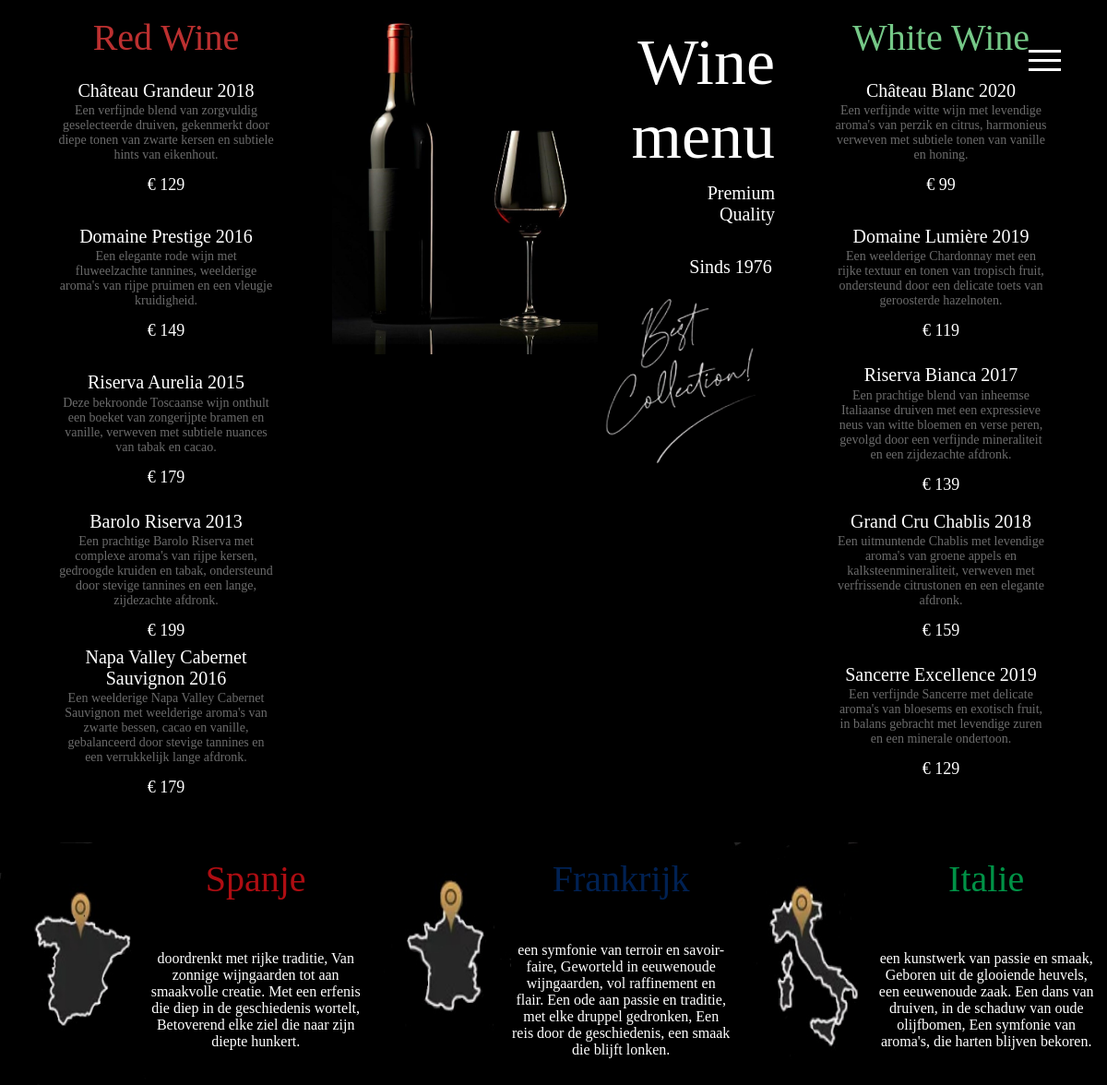
The page /wijnkaart.php on the database its author committed.
### tables this page shows
CREATE TABLE `redwine` (
  `titel` varchar(100) NOT NULL,
  `beschrijving` text NOT NULL,
  `prijs` float NOT NULL
);

CREATE TABLE `whitewine` (
  `titel` varchar(100) NOT NULL,
  `beschrijving` text NOT NULL,
  `prijs` float NOT NULL
);

### wijnkaart.php (the view, shortened to what this page needs)
<?php
$servername = "localhost";
$username = "root";
$password = "";
$dbname = "restaurant";
$conn = new mysqli($servername, $username, $password, $dbname);
?>
<!DOCTYPE html>
<html lang="en">
<head>
    <link rel="stylesheet" href="style/wijnkaart.css" />
    <link rel="stylesheet" href="style/navbar.css" />
</head>
<body>
    <div class="container">
        <div class="wijn-1">
            <div class="wijn-1-titel">Red Wine</div>
            <div class="wijn-1-wijn">
                <?php
        $sql = "SELECT titel, beschrijving, prijs FROM redwine";
        $result = $conn->query($sql);
        if ($result->num_rows > 0) {
            while($row = $result->fetch_assoc()) {
                echo "<div class='producten'>";
                echo "<div class='titel'>";
                echo  $row["titel"]. "<br>";
                echo "</div>";
                echo "<div class='beschrijving'>";
                echo  $row["beschrijving"]. "<br>";
                echo "</div>";
                echo "<div class='prijs'>";
                echo  "€ " . $row["prijs"]. "<br><br>";
                echo "</div>";
                echo "</div>";
            }
        } else {
            echo "Geen resultaten gevonden";
        }
        ?>
            </div>
        </div>
        <div class="wijn-2">
            <img class="wine-menu-pic-1" src="fotos/wine-menu.jpg" alt="eten" />
            <div class="wine-menu-titel">Wine <br>menu</div>
            <div class="wine-menu-titel-2">Premium <br>Quality</div>
            <div class="wine-menu-titel-3">Sinds 1976</div>
            <img class="wine-menu-pic-2" src="fotos/Schermafbeelding_2024-03-18_085748-removebg-preview.png"
                alt="eten" />
        </div>
        <div class="wijn-3">
            <div class="wijn-3-titel">White Wine</div>
            <div class="wijn-3-wijn">
                <?php
        $sql = "SELECT titel, beschrijving, prijs FROM whitewine";
        $result = $conn->query($sql);
        if ($result->num_rows > 0) {
            while($row = $result->fetch_assoc()) {
                echo "<div class='producten'>";
                echo "<div class='titel'>";
                echo  $row["titel"]. "<br>";
                echo "</div>";
                echo "<div class='beschrijving'>";
                echo  $row["beschrijving"]. "<br>";
                echo "</div>";
                echo "<div class='prijs'>";
                echo  "€ " . $row["prijs"]. "<br><br>";
                echo "</div>";
                echo "</div>";
            }
        } else {
            echo "Geen resultaten gevonden";
        }
        ?>
            </div>
        </div>
    </div>
    <div class="container-2">
        <div class="landen">
            <div class="spanje">
                <div class="spanje-afbeelding">
                    <img class="spanje-img" src="fotos/paint.jpg" alt="eten" />
                </div>
                <div class="spanje-text">
                    <div class="spanje-text-1">Spanje</div>
                    <div class="spanje-text-2">doordrenkt met rijke traditie,
                        Van zonnige wijngaarden tot aan smaakvolle creatie.
                        Met een erfenis die diep in de geschiedenis wortelt,
                        Betoverend elke ziel die naar zijn diepte hunkert.</div>
                </div>
            </div>
            <div class="frankrijk">
                <div class="frankrijk-afbeelding">
                    <img class="frankrijk-img" src="fotos/france.jpg" alt="eten" />
                </div>
                <div class="frankrijk-text">
                    <div class="frankrijk-text-1">Frankrijk</div>
                    <div class="frankrijk-text-2">een symfonie van terroir en savoir-faire,
                        Geworteld in eeuwenoude wijngaarden, vol raffinement en flair.
                        Een ode aan passie en traditie, met elke druppel gedronken,
                        Een reis door de geschiedenis, een smaak die blijft lonken.</div>
                </div>
            </div>
            <div class="italie">
                <div class="italie-afbeelding">
                    <img class="italie-img" src="fotos/italy.jpg" alt="eten" />
                </div>
                <div class="italie-text">
                    <div class="italie-text-1">Italie</div>
                    <div class="italie-text-2">een kunstwerk van passie en smaak,
                        Geboren uit de glooiende heuvels, een eeuwenoude zaak.
                        Een dans van druiven, in de schaduw van oude olijfbomen,
                        Een symfonie van aroma's, die harten blijven bekoren.</div>
                </div>
            </div>
            <div class="margin"></div>
        </div>
    </div>
</body>
</html>

### style/wijnkaart.css (style rules this page uses)
* { margin: 0; padding: 0; }
.container { width: 100%; height: 100vh; background-color: black; display: flex; }
img { max-width: 100%; }
.wijn-1 { width: 30%; height: 100%; }
.wijn-1-titel { height: 10%; width: 100%; display: flex; align-items: center; justify-content: center; font-size: 40px; color: #bc3030; text-align: center; }
.wijn-1-wijn { width: 100%; height: 90%; display: flex; flex-direction: column; align-items: center; }
.producten { width: 65%; height: 20%; display: flex; justify-content: center; flex-direction: column; align-items: center; margin: 2%; }
.titel { font-size: 20px; color: #ffffff; text-align: center; text-align: center; }
.beschrijving { font-size: 14px; color: #6b6b6b; margin-top: 1%; text-align: center; }
.prijs { font-size: 18px; color: #ffffff; margin-top: 6%; text-align: center; }
.wijn-2 { width: 40%; height: 100%; }
.wine-menu-pic-1 { background-color: #fff; margin-top: 2%; }
.wine-menu-titel { color: #ffffff; margin-top: -75%; margin-left: 63%; font-size: 70px; text-align: end; }
.wine-menu-titel-2 { color: #ffffff; margin-top: 2%; margin-left: 80%; font-size: 20px; text-align: end; }
.wine-menu-titel-3 { color: #ffffff; margin-top: 7%; margin-left: 80%; font-size: 20px; text-align: center; }
.wine-menu-pic-2 { background-color: #fff; margin-left: 60%; }
.wijn-3 { width: 30%; height: 100%; }
.wijn-3-titel { height: 10%; width: 100%; display: flex; align-items: center; justify-content: center; font-size: 40px; color: #75c887; text-align: center; }
.wijn-3-wijn { width: 100%; height: 90%; display: flex; flex-direction: column; align-items: center; }
.container-2 { height: 47vh; width: 100%; background-color: black; display: flex; align-items: end; }
.landen { width: 100%; height: 70%; display: flex; flex-direction: row; }
.margin { width: 1%; height: 100%; }
.spanje { width: 33%; height: 100%; display: flex; flex-direction: row; }
.spanje-afbeelding { width: 40%; height: 100%; display: flex; justify-content: end; }
.spanje-img { min-height: 100%; }
.spanje-text { width: 60%; height: 100%; display: flex; flex-direction: column; }
.spanje-text-1 { width: 100%; height: 30%; color: rgb(174, 13, 18); font-size: 40px; display: flex; align-items: center; justify-content: center; }
.spanje-text-2 { width: 100%; height: 70%; color: #ffffff; font-size: 16px; display: flex; align-items: center; justify-content: center; text-align: center; }
.frankrijk { width: 33%; height: 100%; display: flex; }
.frankrijk-afbeelding { width: 40%; height: 100%; display: flex; justify-content: end; }
.frankrijk-img { min-height: 100%; }
.frankrijk-text { width: 60%; height: 100%; display: flex; flex-direction: column; }
.frankrijk-text-1 { width: 100%; height: 30%; color: #002153; font-size: 40px; display: flex; align-items: center; justify-content: center; }
.frankrijk-text-2 { width: 100%; height: 70%; color: #ffffff; font-size: 16px; display: flex; align-items: center; justify-content: center; text-align: center; }
.italie { width: 33%; height: 100%; display: flex; }
.italie-afbeelding { width: 40%; height: 100%; display: flex; justify-content: end; }
.italie-img { min-height: 100%; }
.italie-text { width: 60%; height: 100%; display: flex; flex-direction: column; }
.italie-text-1 { width: 100%; height: 30%; color: #009246; font-size: 40px; display: flex; align-items: center; justify-content: center; }
.italie-text-2 { width: 100%; height: 70%; color: #ffffff; font-size: 16px; display: flex; align-items: center; justify-content: center; text-align: center; }

### style/navbar.css (style rules this page uses)
.navbar { width: 300px; height: 100%; background-color: #000000; position: fixed; top: 0; right: -300px; display: flex; justify-content: center; align-items: center; border-radius: 20% 0 0 60%; transition: right 0.8s cubic-bezier(1, 0, 0, 1); }
.menu { width: 35px; height: 30px; position: fixed; top: 50px; right: 50px; cursor: pointer; display: flex; flex-direction: column; justify-content: space-around; }
.line { width: 100%; height: 3px; background-color: #ffffff; transition: all 0.8s; }

### rows shown on the page
redwine: titel "Château Grandeur 2018", beschrijving "Een verfijnde blend van zorgvuldig geselecteerde druiven, gekenmerkt door diepe tonen van zwarte kersen en subtiele hints van eikenhout.", prijs "129"
redwine: titel "Domaine Prestige 2016", beschrijving "Een elegante rode wijn met fluweelzachte tannines, weelderige aroma's van rijpe pruimen en een vleugje kruidigheid.", prijs "149"
redwine: titel "Riserva Aurelia 2015", beschrijving "Deze bekroonde Toscaanse wijn onthult een boeket van zongerijpte bramen en vanille, verweven met subtiele nuances van tabak en cacao.", prijs "179"
redwine: titel "Barolo Riserva 2013", beschrijving "Een prachtige Barolo Riserva met complexe aroma's van rijpe kersen, gedroogde kruiden en tabak, ondersteund door stevige tannines en een lange, zijdezachte afdronk.", prijs "199"
redwine: titel "Napa Valley Cabernet Sauvignon 2016", beschrijving "Een weelderige Napa Valley Cabernet Sauvignon met weelderige aroma's van zwarte bessen, cacao en vanille, gebalanceerd door stevige tannines en een verrukkelijk lange afdronk.", prijs "179"
whitewine: titel "Château Blanc 2020", beschrijving "Een verfijnde witte wijn met levendige aroma's van perzik en citrus, harmonieus verweven met subtiele tonen van vanille en honing.", prijs "99"
whitewine: titel "Domaine Lumière 2019", beschrijving "Een weelderige Chardonnay met een rijke textuur en tonen van tropisch fruit, ondersteund door een delicate toets van geroosterde hazelnoten.", prijs "119"
whitewine: titel "Riserva Bianca 2017", beschrijving "Een prachtige blend van inheemse Italiaanse druiven met een expressieve neus van witte bloemen en verse peren, gevolgd door een verfijnde mineraliteit en een zijdezachte afdronk.", prijs "139"
whitewine: titel "Grand Cru Chablis 2018", beschrijving "Een uitmuntende Chablis met levendige aroma's van groene appels en kalksteenmineraliteit, verweven met verfrissende citrustonen en een elegante afdronk.", prijs "159"
whitewine: titel "Sancerre Excellence 2019", beschrijving "Een verfijnde Sancerre met delicate aroma's van bloesems en exotisch fruit, in balans gebracht met levendige zuren en een minerale ondertoon.", prijs "129"
